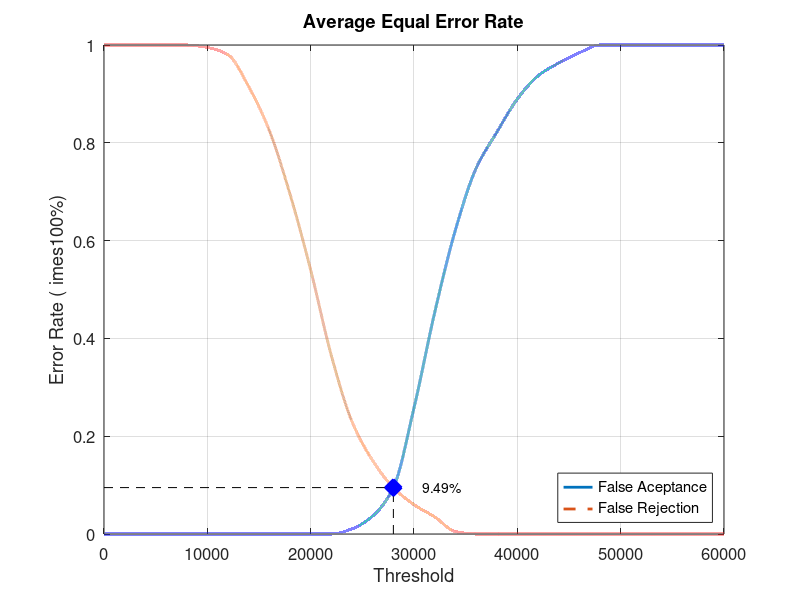
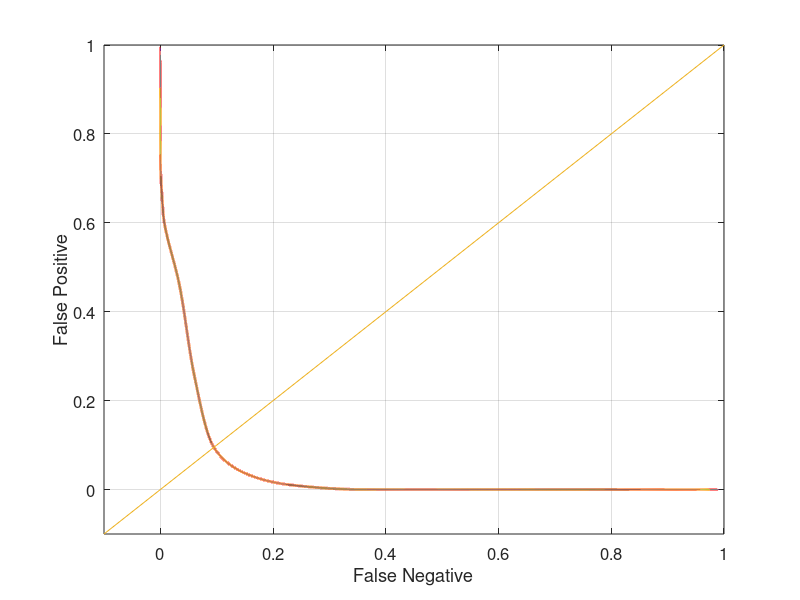

The MATLAB source for these figures, in order:
close all;
clear;
clc;
x = 0:2000:60000;
xq = 0:0.5:60000;

y0 = [0 0 0 0 0 0 0 0 0 0 0 0 0.0105263 0.0368421 0.0947368 0.257895 0.452632 0.621053 0.747368 0.821053 0.889474 0.936842 0.963158 0.984211 1 1 1 1 1 1 1]
yy0 = interp1(x, y0, xq, 'pchip');
y1 = [1 1 1 1 1 0.995 0.98 0.915 0.825 0.695 0.54 0.365 0.23 0.15 0.095 0.06 0.035 0.005 0 0 0 0 0 0 0 0 0 0 0 0 0]
yy1 = interp1(x, y1, xq, 'pchip');

% Calculating EER: 
y2 = abs(y0 - y1);
find(y2 == min(y2))
yy2 = abs(yy0 - yy1);
xEER = find(yy2 == min(yy2));
xEERIndex = xq(xEER) % X-axis EER
yEER = yy0(xEER) % Y-axis EER

main = figure
plot(xq, yy0,'-','LineWidth', 2);	hold on
plot(xq, yy1,'--','LineWidth', 2);	hold on
plot([xEERIndex xEERIndex], [0 yEER], 'k--');	hold on
plot([0 xEERIndex], [yEER yEER], 'k--');	hold on
plot(xEERIndex, yEER, 'bx', 'LineWidth', 10);	hold on
text(xEERIndex + 10 * xEERIndex / 100, yEER, [num2str(round((10000 * yEER)) / 100) '%'])
legend('False Aceptance', 'False Rejection', 'Location', 'SouthEast')
xlabel('Threshold')
ylabel('Error Rate (	imes100%)')
title('Average Equal Error Rate')
set(gca, 'FontSize', 12)
axis([0 60000 0 1])
grid on

print(main, 'Database3_2Main', '-dpng');
FNRxFPR = figure('Color', [1 1 1]);
plot(yy1, yy0, '-', yy1, yy0, 'LineWidth', 2);
hold on
y = -0.1:0.1:1
plot(y, y); 
set(gca, 'FontSize', 12)
xlabel('False Negative')
ylabel('False Positive')
axis([-0.1 1 -0.1 1])
set(gca, 'FontSize', 12)
grid on

print(FNRxFPR, 'Database3_2FNRxFPR','-dpng');
